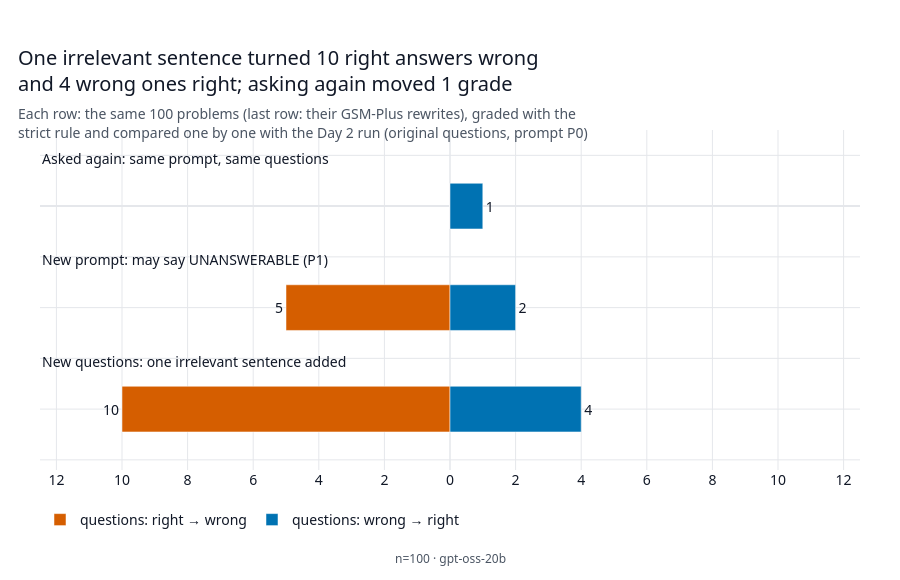

The code cell stored with this chart in its notebook:
### Markdown cell above
The questions that flipped, in each direction, for the two Day 5 checks and for Day 4's new prompt P1 (asked
on the original questions). Each row compares a run with the Day 2 run, question by question; the first row is
the noise floor (the same prompt and questions, asked again):

### Code cell
figures.fig_flips(summary).show()

### Figure 1 — Plotly figure (JSON) as saved in the notebook; plotly's stock layout.template omitted (floating-point values rounded to 4 significant figures)
{"data": [{"customdata": ["Asked again: same prompt, same questions", "New prompt: may say UNANSWERABLE (P1)", "New questions: one irrelevant sentence added"], "hovertemplate": "%{customdata}<br>right → wrong: %{text}<extra></extra>", "marker": {"color": "#D55E00"}, "name": "questions: right → wrong", "orientation": "h", "text": ["0", "5", "10"], "textposition": "outside", "type": "bar", "width": 0.45, "x": [0, -5, -10], "y": [0, 1, 2]}, {"customdata": ["Asked again: same prompt, same questions", "New prompt: may say UNANSWERABLE (P1)", "New questions: one irrelevant sentence added"], "hovertemplate": "%{customdata}<br>wrong → right: %{x}<extra></extra>", "marker": {"color": "#0072B2"}, "name": "questions: wrong → right", "orientation": "h", "text": ["1", "2", "4"], "textposition": "outside", "type": "bar", "width": 0.45, "x": [1, 2, 4], "y": [0, 1, 2]}], "layout": {"annotations": [{"font": {"color": "#111827", "size": 14}, "showarrow": false, "text": "Asked again: same prompt, same questions", "x": 0, "xanchor": "left", "xref": "paper", "y": 0, "yanchor": "bottom", "yref": "y", "yshift": 36.27}, {"font": {"color": "#111827", "size": 14}, "showarrow": false, "text": "New prompt: may say UNANSWERABLE (P1)", "x": 0, "xanchor": "left", "xref": "paper", "y": 1, "yanchor": "bottom", "yref": "y", "yshift": 36.27}, {"font": {"color": "#111827", "size": 14}, "showarrow": false, "text": "New questions: one irrelevant sentence added", "x": 0, "xanchor": "left", "xref": "paper", "y": 2, "yanchor": "bottom", "yref": "y", "yshift": 36.27}, {"font": {"color": "#4B5563", "size": 12}, "showarrow": false, "text": "n=100 · gpt-oss-20b", "x": 0.5, "xanchor": "center", "xref": "paper", "y": 0, "yanchor": "top", "yref": "paper", "yshift": -78}], "barmode": "relative", "font": {"color": "#111827", "family": "\"Segoe UI\", Arial, sans-serif", "size": 14}, "height": 580, "hoverlabel": {"font": {"family": "\"Segoe UI\", Arial, sans-serif", "size": 14}}, "legend": {"font": {"size": 14}, "orientation": "h", "traceorder": "normal", "x": 0, "xanchor": "left", "y": -0.1, "yanchor": "top"}, "margin": {"b": 110, "l": 40, "r": 40, "t": 130}, "paper_bgcolor": "#FFFFFF", "plot_bgcolor": "#FFFFFF", "showlegend": true, "title": {"font": {"size": 20}, "subtitle": {"font": {"color": "#4B5563", "size": 14}, "text": "Each row: the same 100 problems (last row: their GSM-Plus rewrites), graded with the<br>strict rule and compared one by one with the Day 2 run (original questions, prompt P0)"}, "text": "One irrelevant sentence turned 10 right answers wrong<br>and 4 wrong ones right; asking again moved 1 grade", "x": 0.02, "xanchor": "left"}, "xaxis": {"gridcolor": "#E5E7EB", "range": [-12.5, 12.5], "ticktext": ["12", "10", "8", "6", "4", "2", "0", "2", "4", "6", "8", "10", "12"], "tickvals": [-12, -10, -8, -6, -4, -2, 0, 2, 4, 6, 8, 10, 12], "title": {"font": {"size": 14}}, "zeroline": true, "zerolinecolor": "#E5E7EB", "zerolinewidth": 1.5}, "yaxis": {"gridcolor": "#E5E7EB", "range": [2.6, -0.75], "showticklabels": false, "title": {"font": {"size": 14}}, "zerolinecolor": "#E5E7EB"}}}
